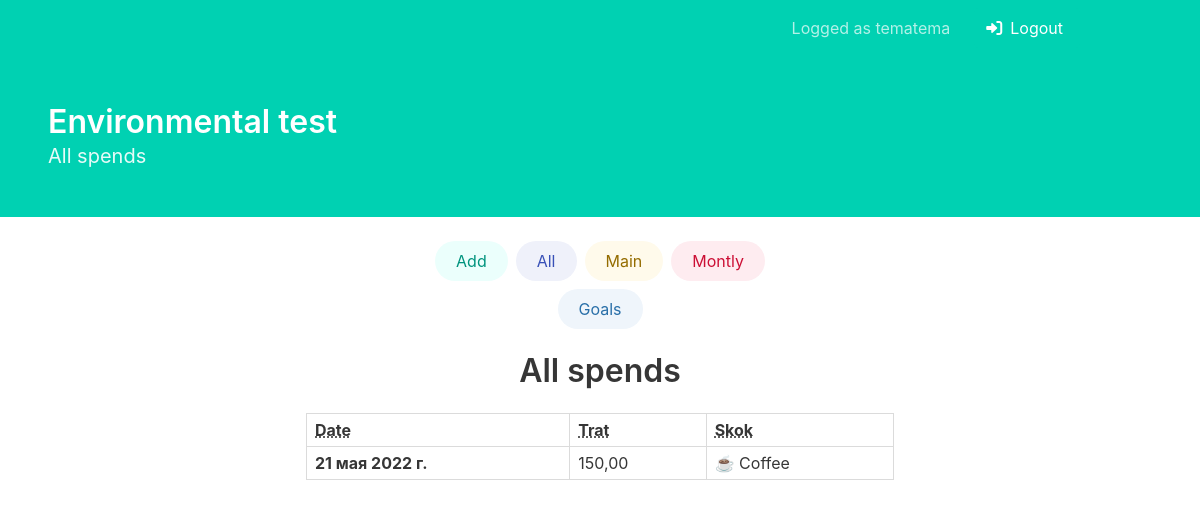
The app's page /expenses/ (signed in) with its own data.
### expenses/models.py (models this page shows)
class Expenses(models.Model):
    date = models.DateField()
    amount = models.DecimalField(max_digits=9, decimal_places=2, default=00.00)
    category = models.ForeignKey(Categories, on_delete=models.CASCADE)

class Categories(models.Model):
    name = models.CharField(max_length=20)
    def __str__(self):
        return self.name

### expenses/views.py (the view)
# urls.py: path('', views.view_all_expenses, name='view_all_expenses'),
@login_required
def view_all_expenses(request):
    data = Expenses.objects.all()
    return render(request, 'all_expenses.html', {'days': data, 'date': CURRENT_DATE})

### expenses/templates/all_expenses.html (shortened to what this page needs)
{% extends 'base.html' %}
{% block subtitle_hero %}
    All spends
{% endblock subtitle_hero %}
{% block content %}
    <div class="block">
        <center>
            <h1 class="title">All spends</h1>
        </center>
    </div>
    <table class="table is-bordered is-striped is-narrow is-hoverable is-fullwidth">
        <thead>
            <tr>
                <th>
                    <abbr title="Position">Date</abbr>
                </th>
                <th>
                    <abbr title="Played">Trat</abbr>
                </th>
                <th>
                    <abbr title="Won">Skok</abbr>
                </th>
            </tr>
        </thead>
        <tbody>
            {% for day in days %}
                <tr>
                    <th>{{ day.date }}</th>
                    <td>{{ day.amount }}</td>
                    <td>{{ day.category }}</td>
                </tr>
            {% endfor %}
        </tbody>
    </table>
{% endblock content %}

### main/templates/base.html (shortened to what this page needs)
{% load static %}
<!DOCTYPE html>
<html>
    <head>
        <link rel="stylesheet"
              href="{% static 'css/bulma/bulma.css' %}"
              type="text/css">
        <link rel="stylesheet" href="{% static 'css/all.css' %}" type="text/css">
    </head>
    <body>
        <div class="block">
            <section class="hero is-primary">
                <div class="hero-head">
                    <nav class="navbar">
                        <div class="container">
                            <div id="navbarMenuHeroA" class="navbar-menu">
                                <div class="navbar-end">
                                    {% if user.is_authenticated %}
                                        <span class="navbar-item">Logged as {{ user }}</span>
                                        <span class="navbar-item">
                                            <form method="get" action={% url 'logout' %}>
                                                <button class="button is-primary">
                                                    <span class="icon">
                                                        <i class="fa-solid fa-right-to-bracket"></i>
                                                    </span>
                                                    <span>Logout</span>
                                                </button>
                                        </span>
                                    {% endif %}
                                </div>
                            </div>
                        </div>
                    </nav>
                </div>
                <div class="hero-body">
                    <p class="title">
                        Environmental test
                    </p>
                    <p class="subtitle">
                        {% block subtitle_hero %}{% endblock subtitle_hero %}
                    </p>
                </div>
            </section>
        </div>
        {% block navigation %}
            <div class="columns">
                <div class="column"></div>
                <div class="column is-one-third">
                    <div class="buttons is-centered">
                        <form method="get" action={% url 'add_expense' %}>
                            <button class="button is-primary is-light is-rounded">Add</button>
                        </form>
                        <form method="get" action={% url 'view_all_expenses' %}>
                            <button class="button is-link is-light is-rounded">All</button>
                        <form method="get" action={% url 'index' %}>
                            <button class="button is-warning is-light is-rounded">Main</button>
                        <form method="get" action={% url 'view_month' date.year date.month %}>
                            <button class="button is-danger is-light is-rounded">Montly</button>
                        </form>
                        <form method="get" action={% url 'view_all_goals' %}>
                            <button class="button is-info is-light is-rounded">Goals</button>
                    </div>
                </div>
                <div class="column"></div>
            </div>
    {% endblock navigation %}
    <div class="columns is-mobile">
        <div class="column"></div>
        <div class="column is-three-quarters-mobile is-half-desktop">
            {% block content %}
            {% endblock content %}
        </div>
        <div class="column"></div>
    </div>
</body>
</html>

### records on screen
Expenses: date "21 мая 2022 г.", amount "150,00", category "☕ Coffee"

### other values on screen
{{ user }} "tematema"
